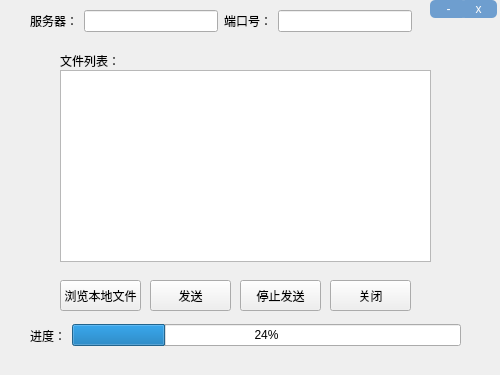
<?xml version="1.0" encoding="UTF-8"?>
<ui version="4.0">
 <class>mainDialog</class>
 <widget class="QDialog" name="mainDialog">
  <property name="geometry">
   <rect>
    <x>0</x>
    <y>0</y>
    <width>500</width>
    <height>375</height>
   </rect>
  </property>
  <property name="windowTitle">
   <string>Dialog</string>
  </property>
  <widget class="QLabel" name="background">
   <property name="geometry">
    <rect>
     <x>0</x>
     <y>0</y>
     <width>501</width>
     <height>381</height>
    </rect>
   </property>
   <property name="text">
    <string/>
   </property>
   <property name="pixmap">
    <pixmap resource="resource.qrc">:/resource/resource/mainDialog.png</pixmap>
   </property>
  </widget>
  <widget class="QToolButton" name="btn_choosePic">
   <property name="geometry">
    <rect>
     <x>60</x>
     <y>280</y>
     <width>81</width>
     <height>31</height>
    </rect>
   </property>
   <property name="text">
    <string>浏览本地文件</string>
   </property>
  </widget>
  <widget class="QToolButton" name="btn_min">
   <property name="geometry">
    <rect>
     <x>430</x>
     <y>0</y>
     <width>37</width>
     <height>18</height>
    </rect>
   </property>
   <property name="styleSheet">
    <string notr="true">font: 75 12pt &quot;微软雅黑&quot;;
background-color: rgb(110, 158, 207);
color: rgb(255, 255, 255);
border-radius:5px;</string>
   </property>
   <property name="text">
    <string>-</string>
   </property>
  </widget>
  <widget class="QToolButton" name="btn_close">
   <property name="geometry">
    <rect>
     <x>460</x>
     <y>0</y>
     <width>37</width>
     <height>18</height>
    </rect>
   </property>
   <property name="styleSheet">
    <string notr="true">font: 75 12pt &quot;微软雅黑&quot;;
background-color: rgb(110, 158, 207);
color: rgb(255, 255, 255);
border-radius:5px;</string>
   </property>
   <property name="text">
    <string>x</string>
   </property>
  </widget>
  <widget class="QToolButton" name="btn_sendPic">
   <property name="geometry">
    <rect>
     <x>150</x>
     <y>280</y>
     <width>81</width>
     <height>31</height>
    </rect>
   </property>
   <property name="text">
    <string>发送</string>
   </property>
  </widget>
  <widget class="QToolButton" name="btn_exit">
   <property name="geometry">
    <rect>
     <x>330</x>
     <y>280</y>
     <width>81</width>
     <height>31</height>
    </rect>
   </property>
   <property name="text">
    <string>关闭</string>
   </property>
  </widget>
  <widget class="QListWidget" name="lw_picList">
   <property name="geometry">
    <rect>
     <x>60</x>
     <y>70</y>
     <width>371</width>
     <height>192</height>
    </rect>
   </property>
  </widget>
  <widget class="QWidget" name="layoutWidget_2">
   <property name="geometry">
    <rect>
     <x>30</x>
     <y>10</y>
     <width>382</width>
     <height>22</height>
    </rect>
   </property>
   <layout class="QHBoxLayout" name="horizontalLayout">
    <item>
     <widget class="QLabel" name="l_server">
      <property name="text">
       <string>服务器：</string>
      </property>
     </widget>
    </item>
    <item>
     <widget class="QLineEdit" name="le_server"/>
    </item>
    <item>
     <widget class="QLabel" name="l_port">
      <property name="text">
       <string>端口号：</string>
      </property>
     </widget>
    </item>
    <item>
     <widget class="QLineEdit" name="le_port"/>
    </item>
   </layout>
  </widget>
  <widget class="QToolButton" name="btn_stopSend">
   <property name="geometry">
    <rect>
     <x>240</x>
     <y>280</y>
     <width>81</width>
     <height>31</height>
    </rect>
   </property>
   <property name="text">
    <string>停止发送</string>
   </property>
  </widget>
  <widget class="QWidget" name="layoutWidget">
   <property name="geometry">
    <rect>
     <x>30</x>
     <y>300</y>
     <width>431</width>
     <height>71</height>
    </rect>
   </property>
   <layout class="QHBoxLayout" name="horizontalLayout_2">
    <item>
     <widget class="QLabel" name="label_4">
      <property name="text">
       <string>进度：</string>
      </property>
     </widget>
    </item>
    <item>
     <widget class="QProgressBar" name="progressBar">
      <property name="value">
       <number>24</number>
      </property>
     </widget>
    </item>
   </layout>
  </widget>
  <widget class="QWidget" name="">
   <property name="geometry">
    <rect>
     <x>60</x>
     <y>50</y>
     <width>361</width>
     <height>22</height>
    </rect>
   </property>
   <layout class="QHBoxLayout" name="horizontalLayout_3">
    <item>
     <widget class="QLabel" name="l_fileList">
      <property name="text">
       <string>文件列表：</string>
      </property>
     </widget>
    </item>
    <item>
     <widget class="QLabel" name="l_number">
      <property name="text">
       <string/>
      </property>
     </widget>
    </item>
    <item>
     <widget class="QLabel" name="l_end">
      <property name="text">
       <string/>
      </property>
     </widget>
    </item>
   </layout>
  </widget>
 </widget>
 <resources>
  <include location="resource.qrc"/>
 </resources>
 <connections/>
</ui>
